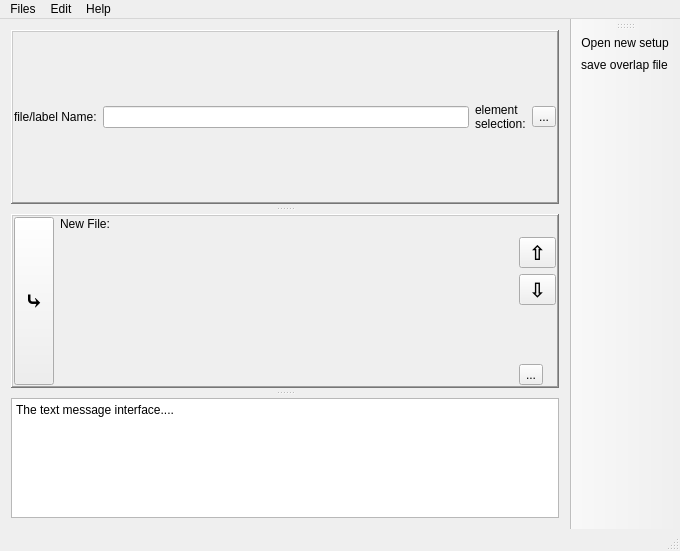
<?xml version="1.0" encoding="UTF-8"?>
<ui version="4.0">
 <class>MainWindow</class>
 <widget class="QMainWindow" name="MainWindow">
  <property name="geometry">
   <rect>
    <x>0</x>
    <y>0</y>
    <width>680</width>
    <height>551</height>
   </rect>
  </property>
  <property name="windowTitle">
   <string>MainWindow</string>
  </property>
  <widget class="QWidget" name="centralWidget">
   <layout class="QHBoxLayout" name="horizontalLayout">
    <item>
     <widget class="QSplitter" name="splitter">
      <property name="lineWidth">
       <number>1</number>
      </property>
      <property name="orientation">
       <enum>Qt::Vertical</enum>
      </property>
      <property name="handleWidth">
       <number>10</number>
      </property>
      <widget class="QFrame" name="frame">
       <property name="frameShape">
        <enum>QFrame::WinPanel</enum>
       </property>
       <property name="frameShadow">
        <enum>QFrame::Raised</enum>
       </property>
       <property name="lineWidth">
        <number>1</number>
       </property>
       <layout class="QGridLayout" name="availableOverlapsLayout">
        <property name="sizeConstraint">
         <enum>QLayout::SetNoConstraint</enum>
        </property>
        <property name="margin">
         <number>1</number>
        </property>
        <item row="0" column="2">
         <widget class="QLabel" name="label_4">
          <property name="text">
           <string>element
selection:</string>
          </property>
          <property name="wordWrap">
           <bool>false</bool>
          </property>
         </widget>
        </item>
        <item row="0" column="1">
         <widget class="QLineEdit" name="lineEdit">
          <property name="statusTip">
           <string>filter by filename with regular expressions</string>
          </property>
          <property name="text">
           <string/>
          </property>
         </widget>
        </item>
        <item row="0" column="0">
         <widget class="QLabel" name="label_2">
          <property name="maximumSize">
           <size>
            <width>16777215</width>
            <height>20</height>
           </size>
          </property>
          <property name="text">
           <string>file/label Name:</string>
          </property>
         </widget>
        </item>
        <item row="0" column="3">
         <widget class="QToolButton" name="pet_button">
          <property name="statusTip">
           <string>show/hide element table (ctrl+T), overlap tree can be filtered by with element selection</string>
          </property>
          <property name="text">
           <string>...</string>
          </property>
          <property name="icon">
           <iconset>
            <normaloff>icons/pt.svg</normaloff>icons/pt.svg</iconset>
          </property>
          <property name="iconSize">
           <size>
            <width>32</width>
            <height>32</height>
           </size>
          </property>
          <property name="shortcut">
           <string>Ctrl+T</string>
          </property>
         </widget>
        </item>
       </layout>
      </widget>
      <widget class="QFrame" name="frame2">
       <property name="frameShape">
        <enum>QFrame::WinPanel</enum>
       </property>
       <property name="frameShadow">
        <enum>QFrame::Raised</enum>
       </property>
       <layout class="QGridLayout" name="gridLayout_2">
        <property name="sizeConstraint">
         <enum>QLayout::SetNoConstraint</enum>
        </property>
        <property name="margin">
         <number>1</number>
        </property>
        <item row="1" column="2">
         <widget class="QToolButton" name="move_up_button">
          <property name="font">
           <font>
            <pointsize>15</pointsize>
            <weight>75</weight>
            <bold>true</bold>
           </font>
          </property>
          <property name="statusTip">
           <string>move selection by one position toward the top [pg up]</string>
          </property>
          <property name="text">
           <string>⇧</string>
          </property>
          <property name="shortcut">
           <string>PgUp</string>
          </property>
         </widget>
        </item>
        <item row="2" column="2">
         <widget class="QToolButton" name="move_down_button">
          <property name="font">
           <font>
            <pointsize>15</pointsize>
            <weight>75</weight>
            <bold>true</bold>
           </font>
          </property>
          <property name="statusTip">
           <string>move selection by one position toward bottom [pg down]</string>
          </property>
          <property name="text">
           <string>⇩</string>
          </property>
          <property name="shortcut">
           <string>PgDown</string>
          </property>
         </widget>
        </item>
        <item row="0" column="1">
         <widget class="QLabel" name="ovl_filename_label">
          <property name="text">
           <string>New File:</string>
          </property>
         </widget>
        </item>
        <item row="3" column="2">
         <spacer name="verticalSpacer">
          <property name="orientation">
           <enum>Qt::Vertical</enum>
          </property>
          <property name="sizeHint" stdset="0">
           <size>
            <width>20</width>
            <height>40</height>
           </size>
          </property>
         </spacer>
        </item>
        <item row="4" column="2">
         <widget class="QToolButton" name="delete_button">
          <property name="statusTip">
           <string>delete the selected overlaps in the model</string>
          </property>
          <property name="text">
           <string>...</string>
          </property>
          <property name="icon">
           <iconset>
            <normaloff>icons/delete.png</normaloff>icons/delete.png</iconset>
          </property>
          <property name="iconSize">
           <size>
            <width>27</width>
            <height>27</height>
           </size>
          </property>
         </widget>
        </item>
        <item row="0" column="0" rowspan="5">
         <widget class="QToolButton" name="append_to_ofv_button">
          <property name="sizePolicy">
           <sizepolicy hsizetype="Fixed" vsizetype="Preferred">
            <horstretch>0</horstretch>
            <verstretch>0</verstretch>
           </sizepolicy>
          </property>
          <property name="minimumSize">
           <size>
            <width>40</width>
            <height>50</height>
           </size>
          </property>
          <property name="font">
           <font>
            <pointsize>17</pointsize>
            <weight>75</weight>
            <bold>true</bold>
            <kerning>false</kerning>
           </font>
          </property>
          <property name="statusTip">
           <string>append selection from the above tree</string>
          </property>
          <property name="text">
           <string notr="true">⤷</string>
          </property>
          <property name="iconSize">
           <size>
            <width>24</width>
            <height>31</height>
           </size>
          </property>
         </widget>
        </item>
       </layout>
      </widget>
      <widget class="QPlainTextEdit" name="text_interface">
       <property name="sizePolicy">
        <sizepolicy hsizetype="Expanding" vsizetype="Minimum">
         <horstretch>0</horstretch>
         <verstretch>1</verstretch>
        </sizepolicy>
       </property>
       <property name="minimumSize">
        <size>
         <width>0</width>
         <height>80</height>
        </size>
       </property>
       <property name="maximumSize">
        <size>
         <width>16777215</width>
         <height>120</height>
        </size>
       </property>
       <property name="readOnly">
        <bool>true</bool>
       </property>
       <property name="plainText">
        <string>The text message interface....</string>
       </property>
      </widget>
     </widget>
    </item>
   </layout>
  </widget>
  <widget class="QMenuBar" name="menuBar">
   <property name="geometry">
    <rect>
     <x>0</x>
     <y>0</y>
     <width>680</width>
     <height>21</height>
    </rect>
   </property>
   <widget class="QMenu" name="menuFiles">
    <property name="title">
     <string>Files</string>
    </property>
    <addaction name="actionOpen_new_setup"/>
    <addaction name="actionSave_setup"/>
    <addaction name="separator"/>
    <addaction name="actionExit"/>
   </widget>
   <widget class="QMenu" name="menuEdit">
    <property name="title">
     <string>Edit</string>
    </property>
    <addaction name="actionRemove"/>
    <addaction name="actionAppend_to_down"/>
    <addaction name="separator"/>
    <addaction name="actionSettings"/>
   </widget>
   <widget class="QMenu" name="menuHelp">
    <property name="title">
     <string>Help</string>
    </property>
    <addaction name="actionAbout"/>
    <addaction name="actionAbout_Qt"/>
   </widget>
   <addaction name="menuFiles"/>
   <addaction name="menuEdit"/>
   <addaction name="menuHelp"/>
  </widget>
  <widget class="QToolBar" name="mainToolBar">
   <property name="enabled">
    <bool>true</bool>
   </property>
   <property name="accessibleName">
    <string>main toolbar</string>
   </property>
   <attribute name="toolBarArea">
    <enum>RightToolBarArea</enum>
   </attribute>
   <attribute name="toolBarBreak">
    <bool>false</bool>
   </attribute>
   <addaction name="actionOpen_new_setup"/>
   <addaction name="actionSave_setup"/>
  </widget>
  <widget class="QStatusBar" name="statusBar"/>
  <action name="actionOpen_new_setup">
   <property name="icon">
    <iconset>
     <normaloff>icons/load_new.png</normaloff>icons/load_new.png</iconset>
   </property>
   <property name="text">
    <string>Open new setup</string>
   </property>
   <property name="toolTip">
    <string>Open existing or create the new overlap by pointing to valid setup file</string>
   </property>
   <property name="shortcut">
    <string>Ctrl+O</string>
   </property>
  </action>
  <action name="actionSave_setup">
   <property name="icon">
    <iconset>
     <normaloff>icons/save.png</normaloff>icons/save.png</iconset>
   </property>
   <property name="text">
    <string>save overlap file</string>
   </property>
   <property name="toolTip">
    <string>save the overlap model file</string>
   </property>
   <property name="shortcut">
    <string>Ctrl+S</string>
   </property>
  </action>
  <action name="actionRemove">
   <property name="icon">
    <iconset>
     <normaloff>icons/delete.png</normaloff>icons/delete.png</iconset>
   </property>
   <property name="text">
    <string>remove selected</string>
   </property>
   <property name="shortcut">
    <string>Del</string>
   </property>
  </action>
  <action name="actionAppend_to_down">
   <property name="text">
    <string>append selection to model bellow</string>
   </property>
   <property name="toolTip">
    <string>append to overlap</string>
   </property>
   <property name="shortcut">
    <string>Shift+Return</string>
   </property>
  </action>
  <action name="actionSettings">
   <property name="text">
    <string>settings</string>
   </property>
  </action>
  <action name="actionAbout">
   <property name="text">
    <string>About</string>
   </property>
  </action>
  <action name="actionAbout_Qt">
   <property name="text">
    <string>About Qt</string>
   </property>
  </action>
  <action name="actionExit">
   <property name="text">
    <string>exit</string>
   </property>
   <property name="shortcut">
    <string>Ctrl+X, Ctrl+Q</string>
   </property>
  </action>
 </widget>
 <layoutdefault spacing="6" margin="11"/>
 <tabstops>
  <tabstop>lineEdit</tabstop>
  <tabstop>pet_button</tabstop>
  <tabstop>append_to_ofv_button</tabstop>
  <tabstop>text_interface</tabstop>
 </tabstops>
 <resources/>
 <connections/>
</ui>
